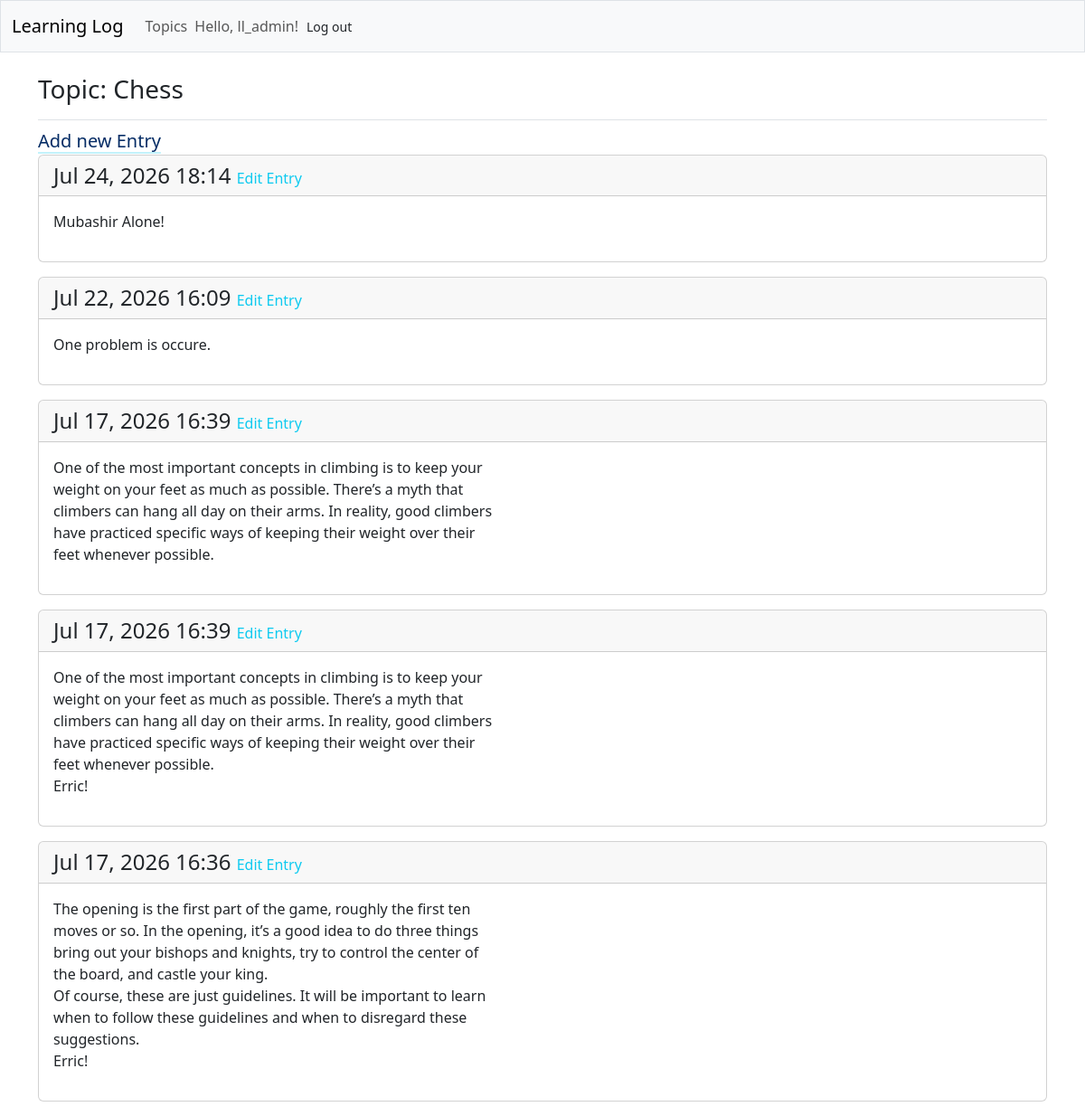
/topics/3 (signed in), run on the app's committed database.
### learning_log/models.py (models this page shows, shortened)
class Topic(models.Model):
    text = models.CharField(max_length=200)
    date_added = models.DateTimeField(auto_now_add=True)
    owner = models.ForeignKey(User, on_delete=models.CASCADE)

class Entry(models.Model):
    topic = models.ForeignKey(Topic, on_delete=models.CASCADE)
    text = models.TextField()
    date_added = models.DateTimeField(auto_now_add=True)
    class Meta:
        verbose_name_plural = 'entries'

### learning_log/views.py (the view)
# urls.py: path('topics/<int:topic_id>', views.topics, name='topics'),
@login_required
def topics(request, topic_id):
    topics = Topic.objects.get(id=topic_id)
    if topics.owner != request.user:
        raise Http404
    entry = topics.entry_set.order_by('-date_added')
    context = {'topics': topics, 'entries': entry}
    return render(request, 'learning_log/topics.html', context)

### learning_log/templates/learning_log/topics.html
{% extends "learning_log/base.html" %}
{% load django_bootstrap5 %}
{% block page_header %}
<h3>Topic: {{topics.text}}</h3>
{% endblock page_header %}
{% block content %}
<a href="{% url "learning_log:new_entry" topics.id %}"
class="link-info link-offset-2 text-primary-emphasis link-underline-opacity-25 link-underline-opacity-100-hover
       fs-5">Add new Entry</a>
    {% for entry in entries %}
      <div class="card mb-3">
        <h4 class="card-header">
          {{entry.date_added|date:'M d, Y H:i'}}
          <small>
            <a href="{% url "learning_log:edit_entry" entry.id %}"
            class="link-info link-offset-2 link-underline-opacity-0 link-underline-opacity-100-hover fs-6" >Edit Entry</a>
          </small>
        </h4>
        <div class="card-body">{{ entry.text|linebreaks }}</div>
      </div>
    {% empty %}
      <p>There are no entry for this topic yet.</p>
    {% endfor %}
{% endblock content %}

### learning_log/templates/learning_log/base.html (shortened to what this page needs)
<!DOCTYPE html>
<html lang="en">
<head>
    {% load django_bootstrap5 %}
    {% bootstrap_css %}
</head>
<body>
    <nav class="navbar navbar-expand-md navbar-light bg-light mb-4 border">
        <div class="container-fluid">
            <a href="{% url "learning_log:index" %}" class="navbar-brand">Learning Log</a>
            <div class="collapse navbar-collapse" id="navbarCollapse">
                <ul class="navbar-nav" me-auto mb-2 mb-md-0>
                    <li class="nav-item">
                        <a href="{% url "learning_log:topic" %}" class="nav-link">
                            Topics
                        </a>
                    </li>
                </ul>
                <ul class="navbar-nav" ms-auto mb-2 mb-md-0>
                    {% if user.is_authenticated %}
                    <li class="nav-item">
                        <spam class="navbar-text" me-2>
                           Hello, {{ user.username  }}!
                        </spam>
                    </li>
                    {% endif %}
                </ul>
                <div class="justify-content-end">
                    {% if user.is_authenticated %}
                    <form action="{% url "accounts:logout" %}" method='post'>
                        <button name='submit' class="btn btn-outline-secondry btn-sm ">
                            Log out
                        </button>
                    </form>
                {% endif %}
                </div>
            </div>
        </div>
    </nav>
    <main class="container">
        <div class="pb-2 mb-2 border-bottom">
            {% block page_header %}{% endblock page_header %}
        </div>
        <div>
            {% block content %}{% endblock content %}
        </div>
    </main>
</body>
</html>

### data on the page
Topic: text "Chess"
Entry: date_added "Jul 24, 2026 18:14", text "Mubashir Alone!"
Entry: date_added "Jul 22, 2026 16:09", text "One problem is occure."
Entry: date_added "Jul 17, 2026 16:39", text "One of the most important concepts in climbing is to keep your weight on your feet as much as possible. There’s a myth that climbers can hang all day on their arms. In reality, good climbers have practiced specific ways of keeping their weight over their feet whenever possible."
Entry: date_added "Jul 17, 2026 16:39", text "One of the most important concepts in climbing is to keep your weight on your feet as much as possible. There’s a myth that climbers can hang all day on their arms. In reality, good climbers have practiced specific ways of keeping their weight over their feet whenever possible. Erric!"
Entry: date_added "Jul 17, 2026 16:36", text "The opening is the first part of the game, roughly the first ten moves or so. In the opening, it’s a good idea to do three things bring out your bishops and knights, try to control the center of the board, and castle your king. Of course, these are just guidelines. It will be important to learn when to follow these guidelines and when to disregard these suggestions. Erric!"

### other printed values
{{ user.username }} "ll_admin"
